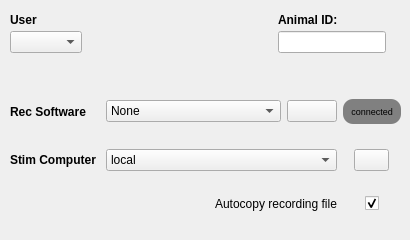
   <widget class="QWidget" name="Settings">
    <attribute name="title">
     <string>Settings</string>
    </attribute>
    <widget class="QWidget" name="layoutWidget">
     <property name="geometry">
      <rect>
       <x>10</x>
       <y>10</y>
       <width>381</width>
       <height>55</height>
      </rect>
     </property>
     <layout class="QGridLayout" name="gridLayout_5" rowstretch="0,0">
      <property name="sizeConstraint">
       <enum>QLayout::SetMinAndMaxSize</enum>
      </property>
      <property name="rightMargin">
       <number>5</number>
      </property>
      <property name="verticalSpacing">
       <number>1</number>
      </property>
      <item row="1" column="0">
       <widget class="QComboBox" name="user"/>
      </item>
      <item row="0" column="2">
       <widget class="QLabel" name="animal_label">
        <property name="maximumSize">
         <size>
          <width>16777215</width>
          <height>20</height>
         </size>
        </property>
        <property name="font">
         <font>
          <weight>75</weight>
          <bold>true</bold>
         </font>
        </property>
        <property name="text">
         <string>Animal ID:</string>
        </property>
       </widget>
      </item>
      <item row="1" column="2">
       <widget class="QLineEdit" name="animal_input">
        <property name="sizePolicy">
         <sizepolicy hsizetype="Fixed" vsizetype="Fixed">
          <horstretch>0</horstretch>
          <verstretch>1</verstretch>
         </sizepolicy>
        </property>
        <property name="minimumSize">
         <size>
          <width>3</width>
          <height>0</height>
         </size>
        </property>
        <property name="maximumSize">
         <size>
          <width>16777215</width>
          <height>16777215</height>
         </size>
        </property>
        <property name="text">
         <string/>
        </property>
       </widget>
      </item>
      <item row="1" column="1">
       <spacer name="horizontalSpacer_2">
        <property name="orientation">
         <enum>Qt::Horizontal</enum>
        </property>
        <property name="sizeHint" stdset="0">
         <size>
          <width>40</width>
          <height>20</height>
         </size>
        </property>
       </spacer>
      </item>
      <item row="0" column="0" colspan="2">
       <widget class="QLabel" name="user_label">
        <property name="maximumSize">
         <size>
          <width>16777215</width>
          <height>20</height>
         </size>
        </property>
        <property name="font">
         <font>
          <weight>75</weight>
          <bold>true</bold>
         </font>
        </property>
        <property name="text">
         <string>User</string>
        </property>
       </widget>
      </item>
     </layout>
    </widget>
    <widget class="QWidget" name="layoutWidget">
     <property name="geometry">
      <rect>
       <x>10</x>
       <y>80</y>
       <width>391</width>
       <height>151</height>
      </rect>
     </property>
     <layout class="QGridLayout" name="gridLayout_3">
      <item row="1" column="0" alignment="Qt::AlignLeft">
       <widget class="QLabel" name="stim_label">
        <property name="sizePolicy">
         <sizepolicy hsizetype="Fixed" vsizetype="Preferred">
          <horstretch>0</horstretch>
          <verstretch>0</verstretch>
         </sizepolicy>
        </property>
        <property name="maximumSize">
         <size>
          <width>90</width>
          <height>16777215</height>
         </size>
        </property>
        <property name="font">
         <font>
          <weight>75</weight>
          <bold>true</bold>
         </font>
        </property>
        <property name="text">
         <string>Stim Computer   </string>
        </property>
       </widget>
      </item>
      <item row="2" column="1" colspan="4" alignment="Qt::AlignRight">
       <widget class="QLabel" name="file_label_2">
        <property name="sizePolicy">
         <sizepolicy hsizetype="Fixed" vsizetype="Preferred">
          <horstretch>0</horstretch>
          <verstretch>0</verstretch>
         </sizepolicy>
        </property>
        <property name="maximumSize">
         <size>
          <width>16777215</width>
          <height>15</height>
         </size>
        </property>
        <property name="font">
         <font/>
        </property>
        <property name="text">
         <string>Autocopy recording file</string>
        </property>
       </widget>
      </item>
      <item row="0" column="4">
       <widget class="QPushButton" name="software_run">
        <property name="maximumSize">
         <size>
          <width>50</width>
          <height>16777215</height>
         </size>
        </property>
        <property name="text">
         <string/>
        </property>
        <property name="icon">
         <iconset>
          <normaloff>EjectMediaIcon.png</normaloff>EjectMediaIcon.png</iconset>
        </property>
       </widget>
      </item>
      <item row="0" column="5">
       <widget class="QPushButton" name="connect_indicator">
        <property name="sizePolicy">
         <sizepolicy hsizetype="Minimum" vsizetype="Fixed">
          <horstretch>0</horstretch>
          <verstretch>0</verstretch>
         </sizepolicy>
        </property>
        <property name="minimumSize">
         <size>
          <width>50</width>
          <height>25</height>
         </size>
        </property>
        <property name="maximumSize">
         <size>
          <width>75</width>
          <height>16777215</height>
         </size>
        </property>
        <property name="font">
         <font>
          <pointsize>7</pointsize>
         </font>
        </property>
        <property name="styleSheet">
         <string notr="true">QPushButton{border-radius: 10px;background-color : gray;}QPushButton::pressed{background-color : yellow;}</string>
        </property>
        <property name="text">
         <string>connected</string>
        </property>
        <property name="checkable">
         <bool>true</bool>
        </property>
        <property name="checked">
         <bool>true</bool>
        </property>
       </widget>
      </item>
      <item row="0" column="0" alignment="Qt::AlignLeft">
       <widget class="QLabel" name="software_label">
        <property name="sizePolicy">
         <sizepolicy hsizetype="Fixed" vsizetype="Preferred">
          <horstretch>0</horstretch>
          <verstretch>0</verstretch>
         </sizepolicy>
        </property>
        <property name="font">
         <font>
          <weight>75</weight>
          <bold>true</bold>
         </font>
        </property>
        <property name="text">
         <string>Rec Software</string>
        </property>
       </widget>
      </item>
      <item row="0" column="1" colspan="3">
       <widget class="QComboBox" name="software">
        <property name="sizePolicy">
         <sizepolicy hsizetype="Fixed" vsizetype="Fixed">
          <horstretch>0</horstretch>
          <verstretch>0</verstretch>
         </sizepolicy>
        </property>
        <property name="maximumSize">
         <size>
          <width>200</width>
          <height>16777215</height>
         </size>
        </property>
        <property name="font">
         <font/>
        </property>
        <item>
         <property name="text">
          <string>None</string>
         </property>
        </item>
       </widget>
      </item>
      <item row="2" column="5" alignment="Qt::AlignHCenter|Qt::AlignVCenter">
       <widget class="QCheckBox" name="autocopy">
        <property name="sizePolicy">
         <sizepolicy hsizetype="Fixed" vsizetype="Fixed">
          <horstretch>0</horstretch>
          <verstretch>0</verstretch>
         </sizepolicy>
        </property>
        <property name="maximumSize">
         <size>
          <width>80</width>
          <height>20</height>
         </size>
        </property>
        <property name="font">
         <font/>
        </property>
        <property name="text">
         <string/>
        </property>
        <property name="checked">
         <bool>true</bool>
        </property>
       </widget>
      </item>
      <item row="1" column="1" colspan="4">
       <widget class="QComboBox" name="setup">
        <property name="font">
         <font/>
        </property>
        <item>
         <property name="text">
          <string>local</string>
         </property>
        </item>
       </widget>
      </item>
      <item row="1" column="5" alignment="Qt::AlignHCenter">
       <widget class="QPushButton" name="stim_refresh">
        <property name="maximumSize">
         <size>
          <width>35</width>
          <height>16777215</height>
         </size>
        </property>
        <property name="text">
         <string/>
        </property>
        <property name="icon">
         <iconset>
          <normaloff>refresh2.png</normaloff>refresh2.png</iconset>
        </property>
        <property name="iconSize">
         <size>
          <width>12</width>
          <height>12</height>
         </size>
        </property>
       </widget>
      </item>
     </layout>
    </widget>
   </widget>
